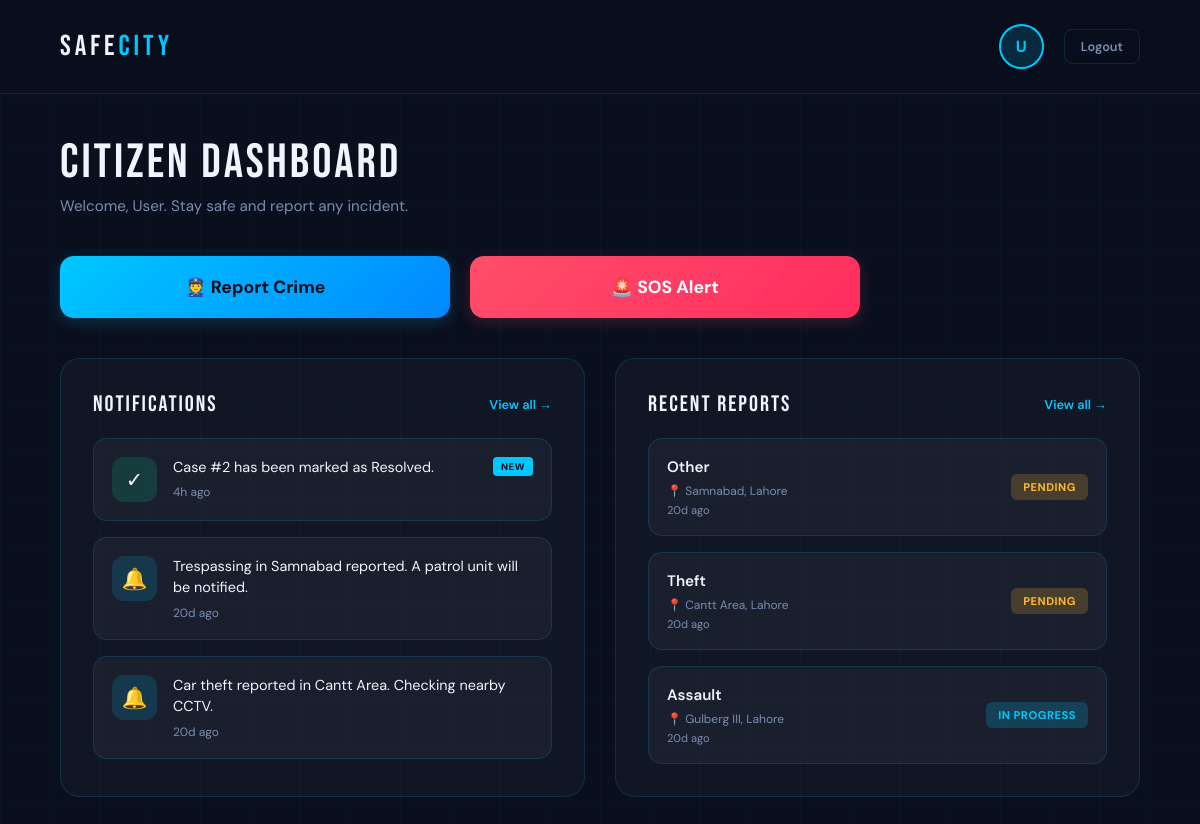
The app's page /citizen_dashboard, older data.
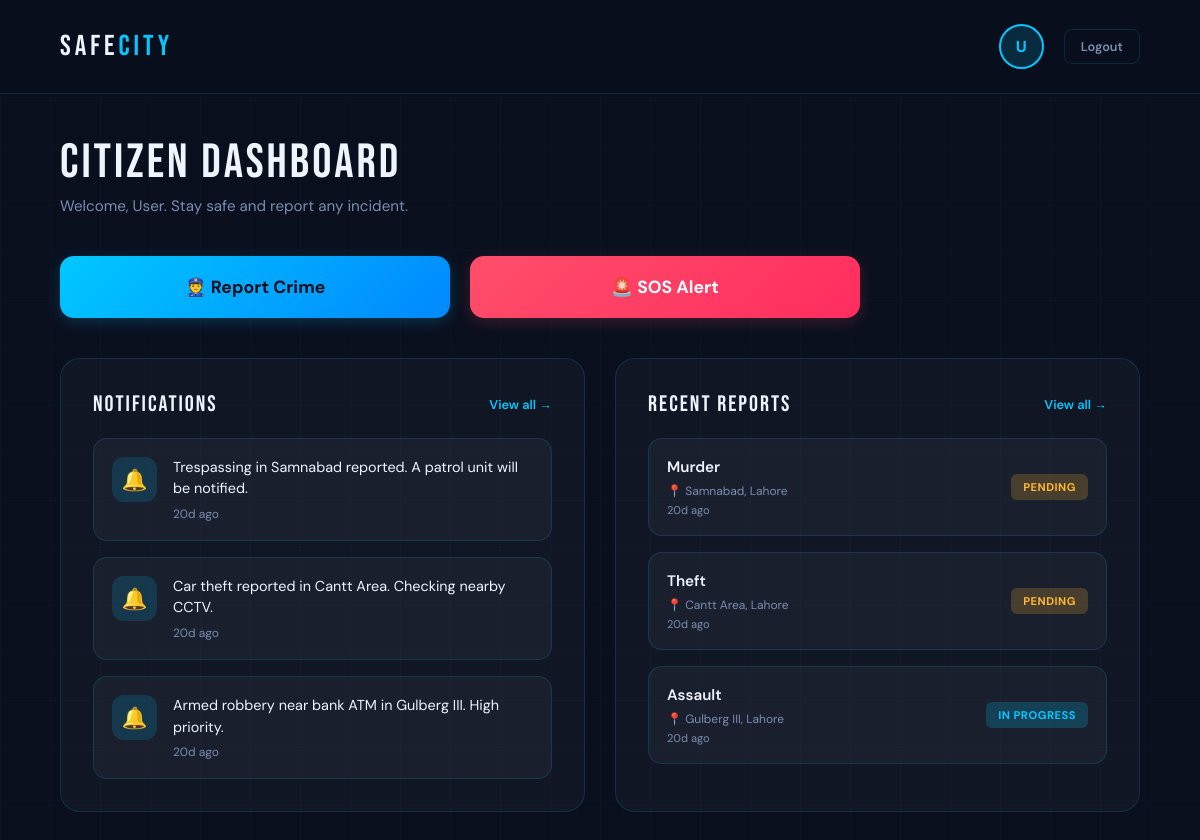
The same page, newer data.
### tables this page shows
CREATE TABLE Notifications (
    notification_id INTEGER PRIMARY KEY AUTOINCREMENT,
    message TEXT NOT NULL,
    created_at DATETIME DEFAULT CURRENT_TIMESTAMP
);

CREATE TABLE Complaints (
    complaint_id INTEGER PRIMARY KEY AUTOINCREMENT,
    user_id INTEGER,
    category_id INTEGER,
    description TEXT NOT NULL,
    location TEXT NOT NULL,
    status TEXT DEFAULT 'Pending' CHECK(status IN ('Pending','In Progress','Resolved')),
    created_at DATETIME DEFAULT CURRENT_TIMESTAMP,

    FOREIGN KEY (user_id) REFERENCES Citizens(citizen_id),
    FOREIGN KEY (category_id) REFERENCES CrimeCategories(category_id)
);

CREATE TABLE CrimeCategories (
    category_id INTEGER PRIMARY KEY AUTOINCREMENT,
    name TEXT UNIQUE NOT NULL
);

### app.py (the view)
@app.route('/citizen_dashboard')
def citizen_dashboard():
    db = get_db_connection()
    notifications = db.execute('''
        SELECT message, created_at
        FROM Notifications
        ORDER BY created_at DESC
        LIMIT 3
    ''').fetchall()
    now = datetime.utcnow()
    recent_notifications = []
    for n in notifications:
        dt = datetime.strptime(n['created_at'], '%Y-%m-%d %H:%M:%S')
        hours_ago = (now - dt).total_seconds() / 3600
        recent_notifications.append({
            'message': n['message'],
            'time_ago': time_ago(n['created_at']),
            'is_new': hours_ago < 24
        })
    reports = db.execute('''
        SELECT c.complaint_id, cc.name as category_name, c.location, c.status, c.created_at
        FROM Complaints c
        JOIN CrimeCategories cc ON c.category_id = cc.category_id
        ORDER BY c.created_at DESC
        LIMIT 3
    ''').fetchall()
    recent_reports = [dict(r, time_ago=time_ago(r['created_at'])) for r in reports]
    db.close()
    return render_template('citizen_dashboard.html',
                           recent_notifications=recent_notifications,
                           recent_reports=recent_reports
                           )

### app.py (called while the page is built)
def get_db_connection():
    conn = sqlite3.connect(DATABASE)
    conn.row_factory = sqlite3.Row
    return conn

def time_ago(dt_str):
    if not dt_str:
        return ''
    dt = datetime.strptime(dt_str, '%Y-%m-%d %H:%M:%S')
    now = datetime.utcnow()
    diff = now - dt
    minutes = int(diff.total_seconds() // 60)
    if minutes < 1:
        return 'Just now'
    elif minutes < 60:
        return f'{minutes}m ago'
    elif minutes < 1440:
        return f'{minutes // 60}h ago'
    else:
        return f'{minutes // 1440}d ago'

### templates/citizen_dashboard.html (shortened to what this page needs)
<!DOCTYPE html>
<html lang="en">
<head>
</head>
<body>
  <div class="app-container">
    <div class="header">
      <div class="logo">SAFE<span>CITY</span></div>
      <div class="header-right">
        <div class="user-avatar">{{ session.name[0] if session.name else 'U' }}</div>
        <a href="/" class="logout-link">Logout</a>
      </div>
    </div>
    <div class="app-content">
      <div class="content">
        <div class="welcome-section">
          <div class="page-title">Citizen Dashboard</div>
          <div class="page-sub">Welcome, {{ session.name if session.name else 'User' }}. Stay safe and report any incident.</div>
        </div>
        <div class="action-grid">
          <a href="/report" class="action-btn btn-report">👮 Report Crime</a>
          <button onclick="alert('Emergency services notified!')" class="action-btn btn-sos">🚨 SOS Alert</button>
        </div>
        <div class="dashboard-grid">
          <div class="section-card">
            <div class="section-head">
              <div class="section-title">Notifications</div>
              <a href="/notifications" class="section-link">View all →</a>
            </div>
            <div class="notif-list">
              {% for n in recent_notifications %}
              <div class="notif-card">
                <div class="notif-icon {% if 'assigned' in n.message|lower %}ni-person{% elif 'resolved' in n.message|lower %}ni-check{% else %}ni-bell{% endif %}">
                  {% if 'assigned' in n.message|lower %}👤{% elif 'resolved' in n.message|lower %}✓{% else %}🔔{% endif %}
                </div>
                <div class="notif-body">
                  <div class="notif-top">
                    <div class="notif-text">{{ n.message }}</div>
                    {% if n.is_new %}
                    <span class="new-badge">NEW</span>
                    {% endif %}
                  </div>
                  <div class="notif-time">{{ n.time_ago }}</div>
                </div>
              </div>
              {% else %}
              <div class="empty-state">No notifications yet</div>
              {% endfor %}
            </div>
          </div>
          <div class="section-card">
            <div class="section-head">
              <div class="section-title">Recent Reports</div>
              <a href="/case_tracking" class="section-link">View all →</a>
            </div>
            <div class="report-list">
              {% for r in recent_reports %}
              <div class="report-card">
                <div>
                  <div class="report-type">{{ r.category_name }}</div>
                  <div class="report-loc">📍 {{ r.location }}</div>
                  <div class="report-date">{{ r.time_ago }}</div>
                </div>
                <span class="status-pill {% if r.status == 'Pending' %}sp-pending{% elif r.status == 'In Progress' %}sp-progress{% else %}sp-resolved{% endif %}">{{ r.status }}</span>
              </div>
              {% else %}
              <div class="empty-state">No reports filed yet</div>
              {% endfor %}
            </div>
          </div>
        </div>
      </div>
    </div>
  </div>
</body>
</html>

Row changes from the older to the newer data that the page shows:
removed Notifications: message "Case #2 has been marked as Resolved.", shows "NEW", time_ago "4h ago"
now on this page (row unchanged): Notifications: message "Armed robbery near bank ATM in Gulberg III. High priority.", time_ago "20d ago"
changed through a linked row, Complaints "Samnabad, Lahore": category_name "Other" → "Murder"
